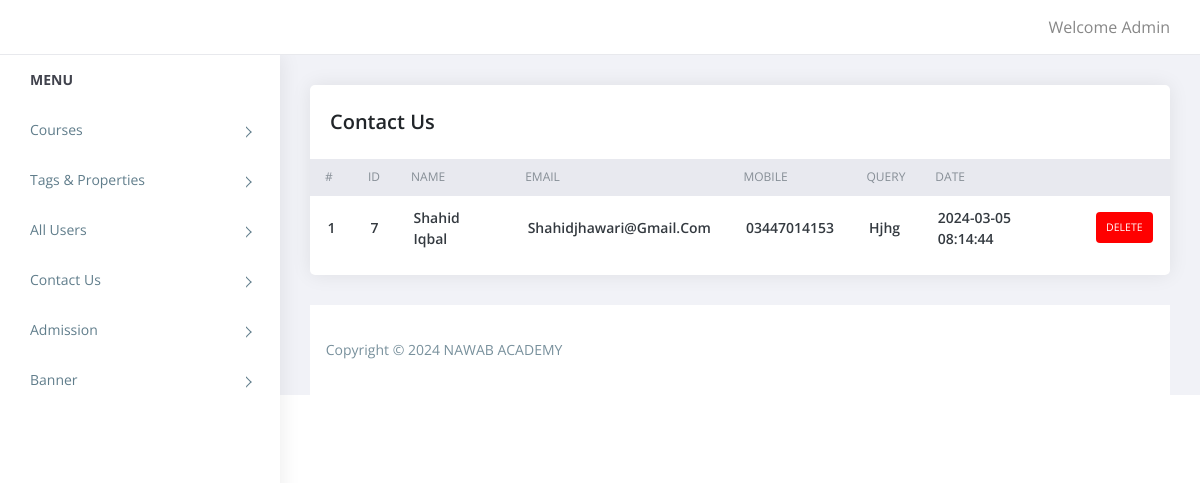
/admin/contact_us.php (signed in), run on the app's committed database.
### tables this page shows
CREATE TABLE `contact_us` (
  `id` int(11) NOT NULL,
  `name` varchar(255) NOT NULL,
  `email` varchar(75) NOT NULL,
  `mobile` varchar(15) NOT NULL,
  `comment` text NOT NULL,
  `added_on` datetime NOT NULL
);

### admin/contact_us.php (the view, shortened to what this page needs)
<?php
require('top.inc.php');
$sql="select * from contact_us order by id desc";
$res=mysqli_query($con,$sql);
?>
<div class="content pb-0">
	<div class="orders">
	   <div class="row">
		  <div class="col-xl-12">
			 <div class="card">
				<div class="card-body">
				   <h4 class="box-title">Contact Us </h4>
				</div>
				<div class="card-body--">
				   <div class="table-stats order-table ov-h">
					  <table class="table ">
						 <thead>
							<tr>
							   <th class="serial">#</th>
							   <th>ID</th>
							   <th>Name</th>
							   <th>Email</th>
							   <th>Mobile</th>
							   <th>Query</th>
							   <th>Date</th>
							   <th></th>
							</tr>
						 </thead>
						 <tbody>
							<?php
							$i=1;
							while($row=mysqli_fetch_assoc($res)){?>
							<tr>
							   <td class="serial"><?php echo $i?></td>
							   <td><?php echo $row['id']?></td>
							   <td><?php echo $row['name']?></td>
							   <td><?php echo $row['email']?></td>
							   <td><?php echo $row['mobile']?></td>
							   <td><?php echo $row['comment']?></td>
							   <td><?php echo $row['added_on']?></td>
							   <td>
								<?php
								echo "<span class='badge badge-delete'><a href='?type=delete&id=".$row['id']."'>Delete</a></span>";
								?>
							   </td>
							</tr>
							<?php } ?>
						 </tbody>
					  </table>
				   </div>
				</div>
			 </div>
		  </div>
	   </div>
	</div>
</div>
<?php
require('footer.inc.php');
?>

### admin/assets/css/style.css (style rules this page uses)
body { display: table; font-family: open sans, sans-serif; font-size: 16px; width: 100% }
a, button { text-decoration: none; outline: none!important; color: #878787; -webkit-transition: all .25s ease; transition: all .25s ease }
h1, h2, h3, h4, h5, h6 { margin: 0 }
.pb-0 { padding-bottom: 0 }
.ov-h { overflow: hidden }
.order-table { position: relative }
.order-table:after, .order-table:before { content: ""; position: absolute; top: 0; height: 37px; width: 10px; background: #e8e9ef }
.order-table:after { right: -1px }
.order-table:before { left: -1px }
.order-table tr th { background: #e8e9ef }
.order-table tr td:last-child, .order-table tr th:last-child { text-align: right }
.order-table tr:last-child td { border: none }
.order-table .badge { color: #fff; padding: 10px; text-transform: uppercase; font-weight: 400 }
.order-table .badge-delete { background: #FF0000 }
.content { float: left; padding: 1.875em; width: 100% }
.card { margin-bottom: 1.875em; border-radius: 5px; padding: 0; border: 0 solid transparent; -webkit-box-shadow: 0 0 20px rgba(0, 0, 0, .08); box-shadow: 0 0 20px rgba(0, 0, 0, .08) }
.card .box-title { font-weight: 600; font-size: 20px; padding: 5px 0 }
.card .card-body { float: left; padding: 1.25em; position: relative; width: 100% }
.card h4 { font-size: 1.1rem }
.table-stats table { font-family: open sans }
.table-stats table th, .table-stats table td { border: none; border-bottom: 1px solid #e8e9ef; color: #868e96; font-size: 12px; font-weight: 400; padding: .75em 1.25em; text-transform: uppercase }
.table-stats table td { color: #343a40; font-size: 14px; font-weight: 600; text-transform: capitalize; vertical-align: middle }
@media (max-width:1368px) { .card-body { padding: 15px } }
.badge a { color:#fff; }

### data on the page
contact_us: id "7", name "Shahid Iqbal", email "Shahidjhawari@gmail.com", mobile "03447014153", comment "Hjhg", added_on "2024-03-05 08:14:44"
